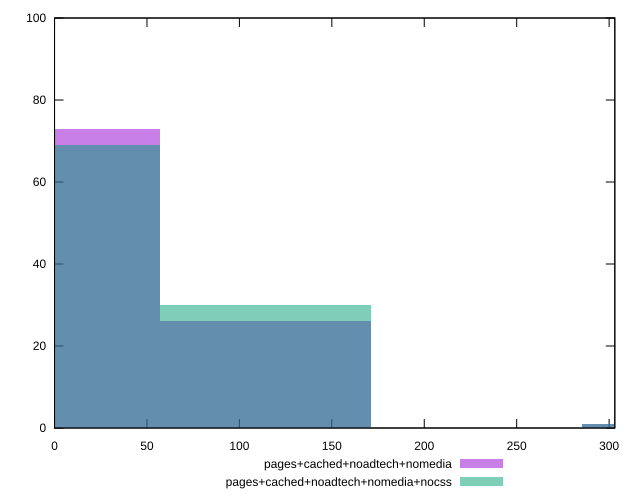

gnuplot code for this plot:
reset

$pagesCachedNoadtechNomedia <<EOF
342.3279630256634 1
0 73
114.10932100855446 26
EOF

$pagesCachedNoadtechNomediaNocss <<EOF
342.3279630256634 1
114.10932100855446 30
0 69
EOF

set key outside below
set boxwidth 114.10932100855446
set xrange [0:303.088]
set yrange [0:100]
set trange [0:100]
set style fill transparent solid 0.5 noborder
set terminal svg size 640, 500 enhanced background rgb 'white'
set output "report_00023_2021-02-20T12:14:57.249Z/uses-rel-preconnect/comparison/histogram/3_vs_4.svg"

plot $pagesCachedNoadtechNomedia title "pages+cached+noadtech+nomedia" with boxes, \
     $pagesCachedNoadtechNomediaNocss title "pages+cached+noadtech+nomedia+nocss" with boxes

reset
